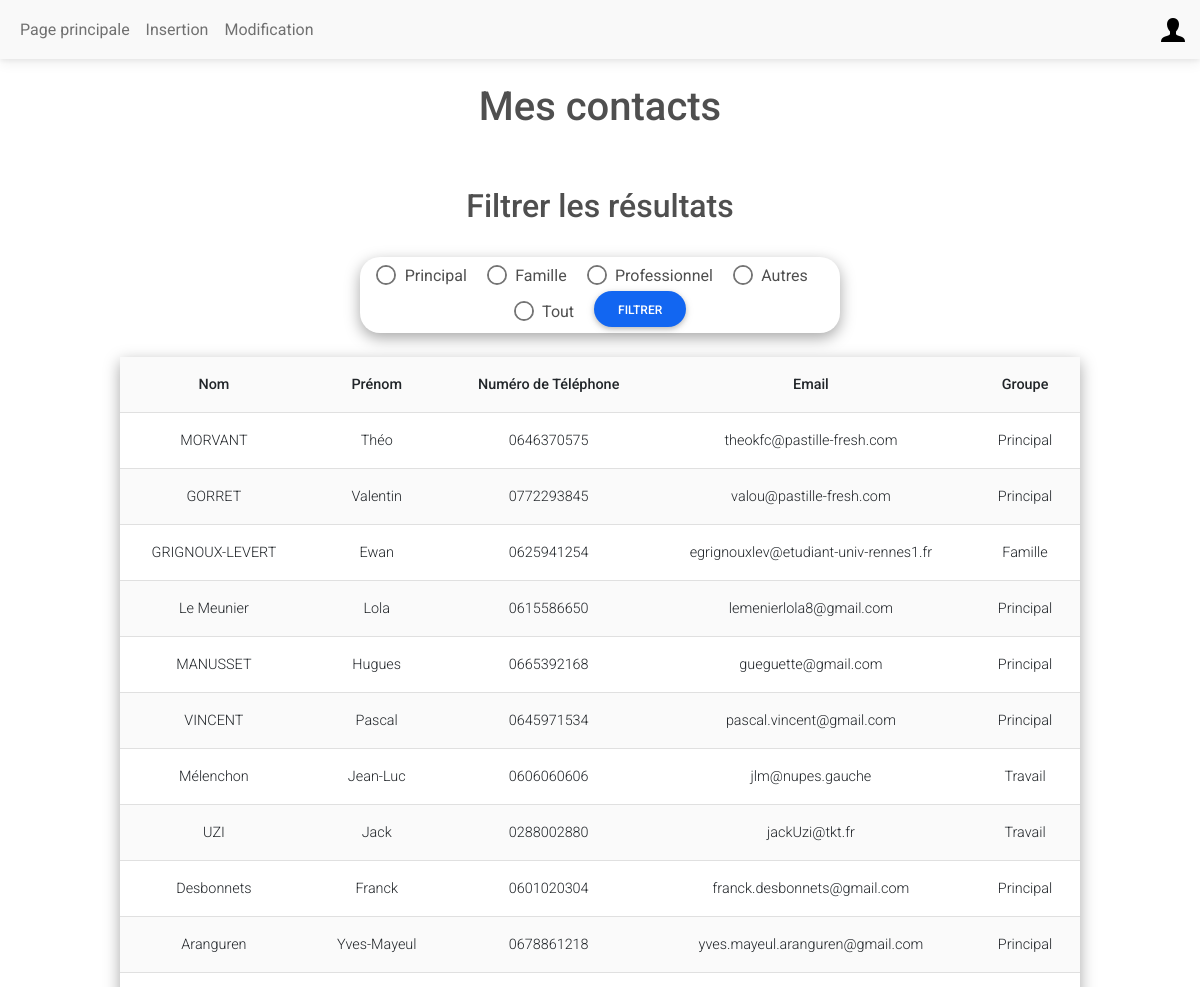
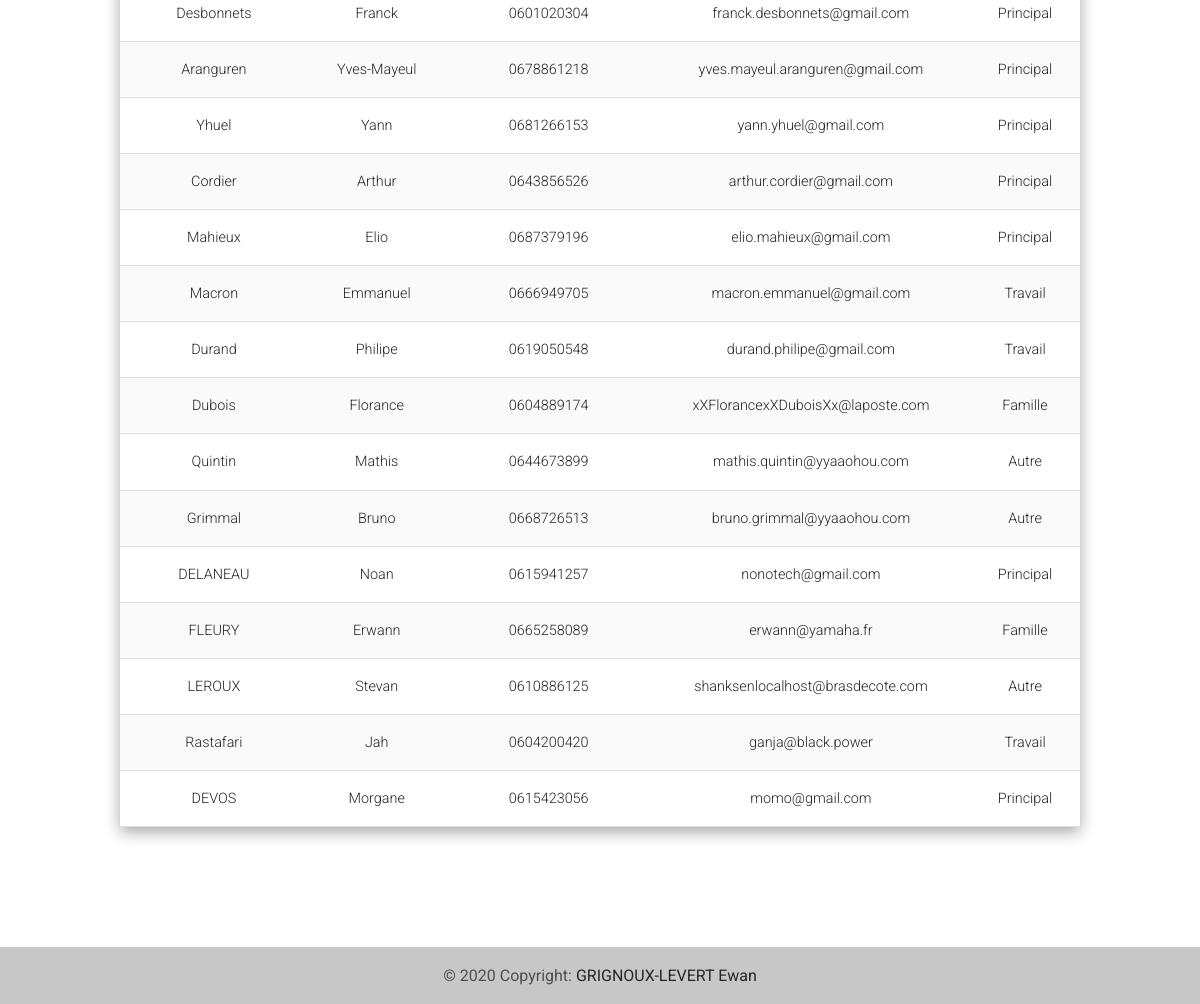
/index.php (signed in), run on an earlier commit of the app's database (2 pictures, top to bottom).
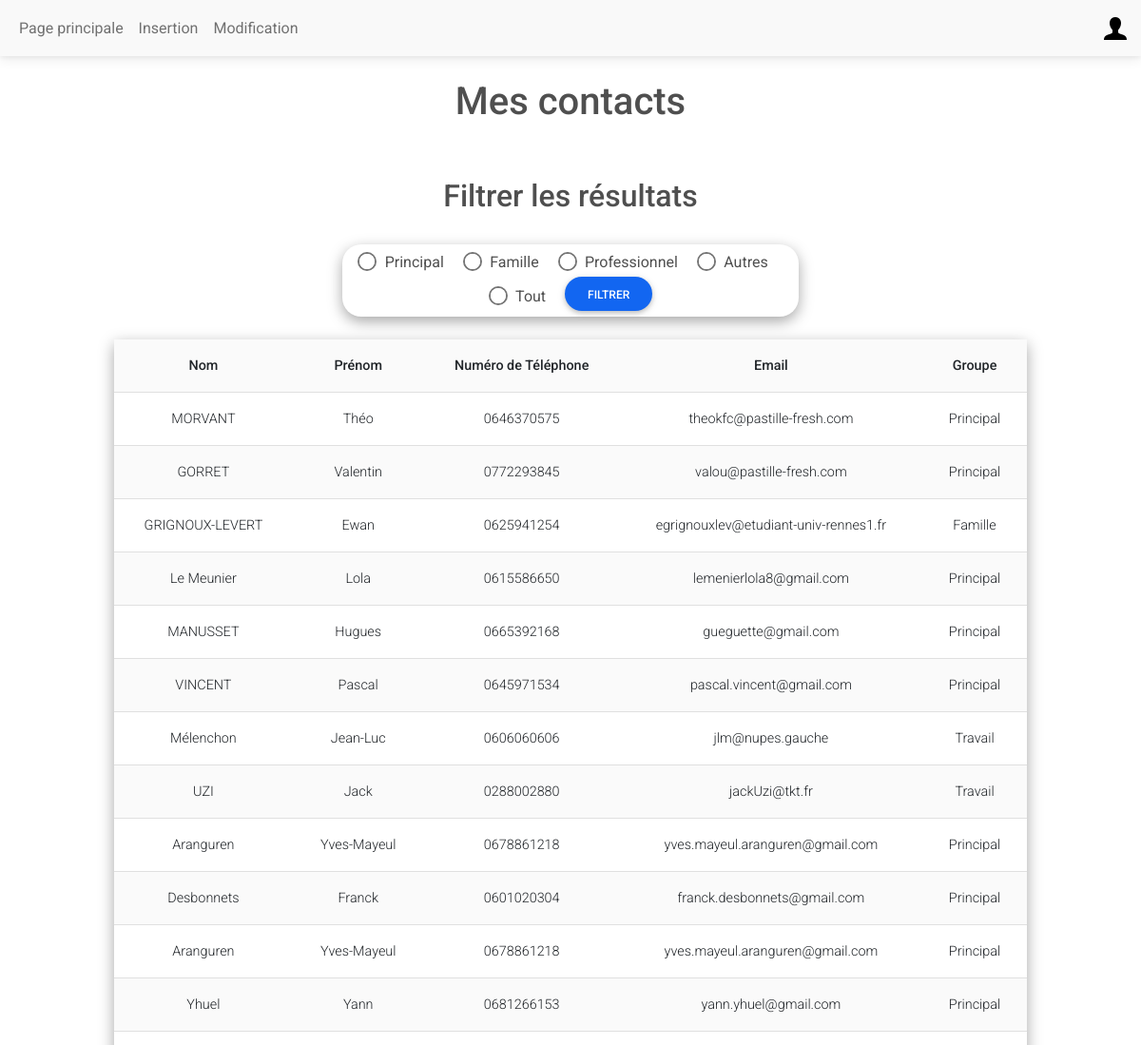
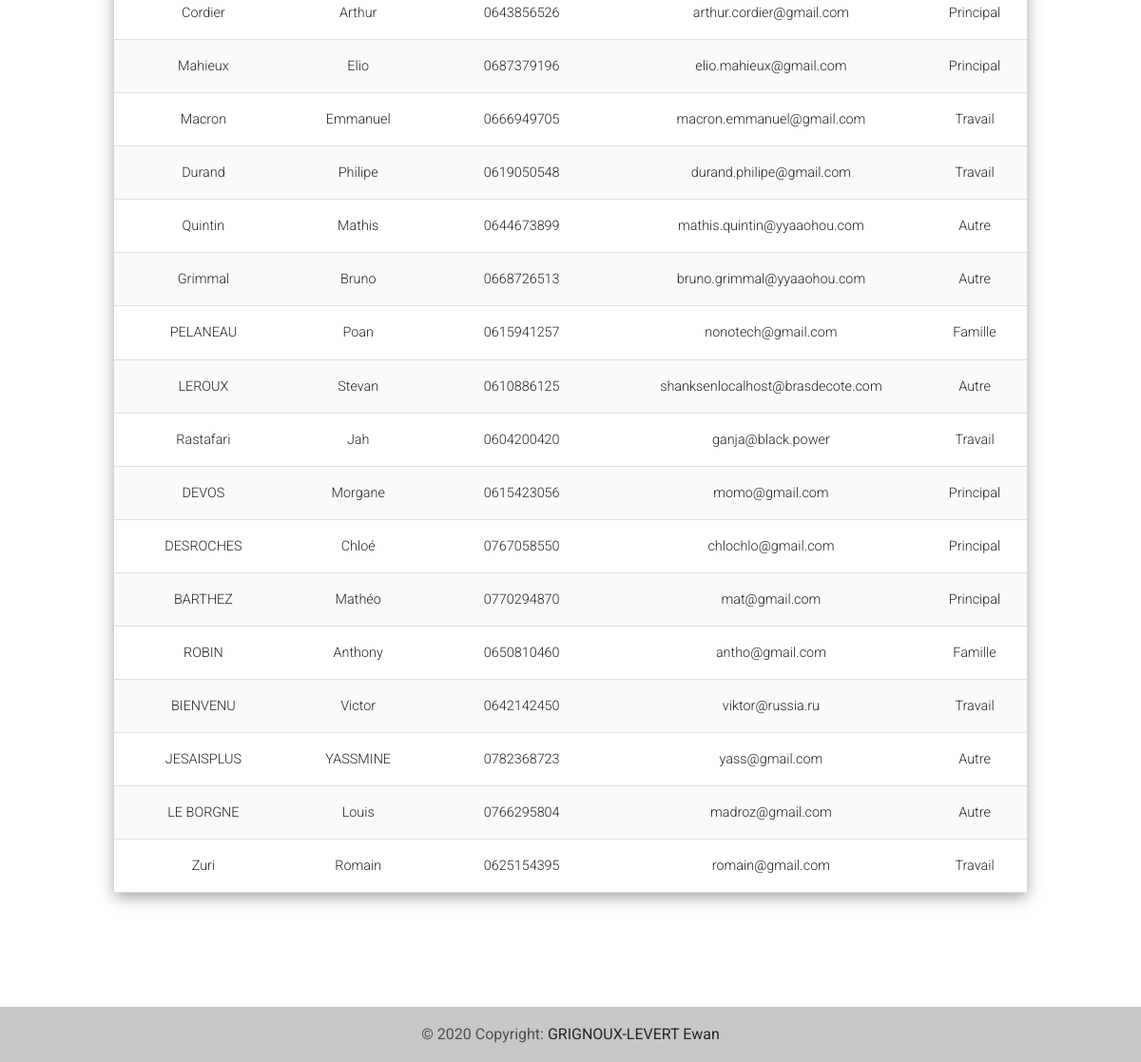
And on a later commit of the database (2 pictures, top to bottom).
### tables this page shows
CREATE TABLE "Coordonnees" (
	"id"	INTEGER,
	"nom"	VARCHAR(30) NOT NULL,
	"prenom"	VARCHAR(30) NOT NULL,
	"phoneNumber"	VARCHAR(10),
	"email"	VARCHAR(40) CHECK("email" LIKE '%@%'),
	"idUsers"	INTEGER NOT NULL,
	"groups"	VARCHAR(10) NOT NULL CHECK("groups" IN ('Principal', 'Travail', 'Famille', 'Autre')),
	FOREIGN KEY("idUsers") REFERENCES "Users"("id") ON UPDATE CASCADE ON DELETE CASCADE,
	PRIMARY KEY("id" AUTOINCREMENT)
);

### index.php (the view, shortened to what the changed rows need)
<!DOCTYPE html>
<html lang="fr">
    <head>
        <link href="style.css" rel="stylesheet" type="text/css">
        <link rel="stylesheet" href="https://cdnjs.cloudflare.com/ajax/libs/font-awesome/6.0.0/css/all.min.css%22/%3E">
        <link rel="stylesheet" href="css/mdb.min.css" />
    </head>
    <body>
        <h1>Mes contacts</h1>
        <section>
            <h2>Filtrer les résultats</h2>
        </section>
        <?php
        include "function.php" ;
        $madb = new PDO('sqlite:'.$_SERVER["DOCUMENT_ROOT"]."/WEB2/IUT-Projet-WEB/DB/database.sqlite") ;
        if (!empty($_GET)){
            if ($_GET["inlineRadioOptions"] == "Tout"){
                $query = 'SELECT * FROM Coordonnees WHERE idUsers LIKE '.$_SESSION["id"].';';
            }
            else{
                $groups_filtre= $madb->quote($_GET["inlineRadioOptions"]);
            $query = 'SELECT * FROM Coordonnees WHERE idUsers LIKE '.$_SESSION["id"].' AND groups LIKE '.$groups_filtre.';';
            }
            $result = $madb->query($query);
            $tb = "
                <tr>
                <th scope='col'>Nom</th>
                <th scope='col'>Prénom</th>
                <th scope='col'>Numéro de Téléphone</th>
                <th scope='col'>Email</th>
                <th scope='col'>Groupe</th>
                </tr>
                <tr>
            ";
            while ($row = $result->fetch(PDO::FETCH_ASSOC)) {
                $nom = $row["nom"];
                $prenom = $row["prenom"];
                $phone = $row["phoneNumber"];
                $mail = $row["email"];
                $groups = $row["groups"];
                $tb .= "<td> $nom </td>";
                $tb .= "<td> $prenom </td>";
                $tb .= "<td> $phone </td>";
                $tb .= "<td> $mail </td>";
                $tb .= "<td> $groups </td>";
                $tb .= "</tr>";
            }
        }
        else {
            $query = 'SELECT * FROM Coordonnees WHERE idUsers LIKE '.$_SESSION["id"].' ;';
            $result = $madb->query($query);
            $tb = "
                <tr>
                <th scope='col'>Nom</th>
                <th scope='col'>Prénom</th>
                <th scope='col'>Numéro de Téléphone</th>
                <th scope='col'>Email</th>
                <th scope='col'>Groupe</th>
                </tr>
                <tr>
            ";
            while ($row = $result->fetch(PDO::FETCH_ASSOC)) {
                $nom = $row["nom"];
                $prenom = $row["prenom"];
                $phone = $row["phoneNumber"];
                $mail = $row["email"];
                $groups = $row["groups"];
                $tb .= "<td> $nom </td>";
                $tb .= "<td> $prenom </td>";
                $tb .= "<td> $phone </td>";
                $tb .= "<td> $mail </td>";
                $tb .= "<td> $groups </td>";
                $tb .= "</tr>";
            }
        }
        echo "<div table-responsive>
            <table class='table table-striped ' id='index_tab'>
            $tb
            </table>";
        ?>
    </body>
</html>

What changed in the data, as far as the page shows it:
no longer on this page (row edited): coordonnees: nom "Desbonnets", prenom "Franck", phoneNumber "0601020304", email "franck.desbonnets@gmail.com", groups "Principal"
no longer on this page (row edited): coordonnees: nom "Dubois", prenom "Florance", phoneNumber "0604889174", email "xXFlorancexXDuboisXx@laposte.com", groups "Famille"
no longer on this page (row edited): coordonnees: nom "FLEURY", prenom "Erwann", phoneNumber "0665258089", email "erwann@yamaha.fr", groups "Famille"
changed coordonnees "nonotech@gmail.com": nom "DELANEAU" → "PELANEAU"; prenom "Noan" → "Poan"; groups "Principal" → "Famille"
added coordonnees: nom "DESROCHES", prenom "Chloé", phoneNumber "0767058550", email "chlochlo@gmail.com", groups "Principal"
added coordonnees: nom "BARTHEZ", prenom "Mathéo", phoneNumber "0770294870", email "mat@gmail.com", groups "Principal"
added coordonnees: nom "ROBIN", prenom "Anthony", phoneNumber "0650810460", email "antho@gmail.com", groups "Famille"
added coordonnees: nom "BIENVENU", prenom "Victor", phoneNumber "0642142450", email "viktor@russia.ru", groups "Travail"
added coordonnees: nom "JESAISPLUS", prenom "YASSMINE", phoneNumber "0782368723", email "yass@gmail.com", groups "Autre"
added coordonnees: nom "LE BORGNE", prenom "Louis", phoneNumber "0766295804", email "madroz@gmail.com", groups "Autre"
added coordonnees: nom "Zuri", prenom "Romain", phoneNumber "0625154395", email "romain@gmail.com", groups "Travail"
